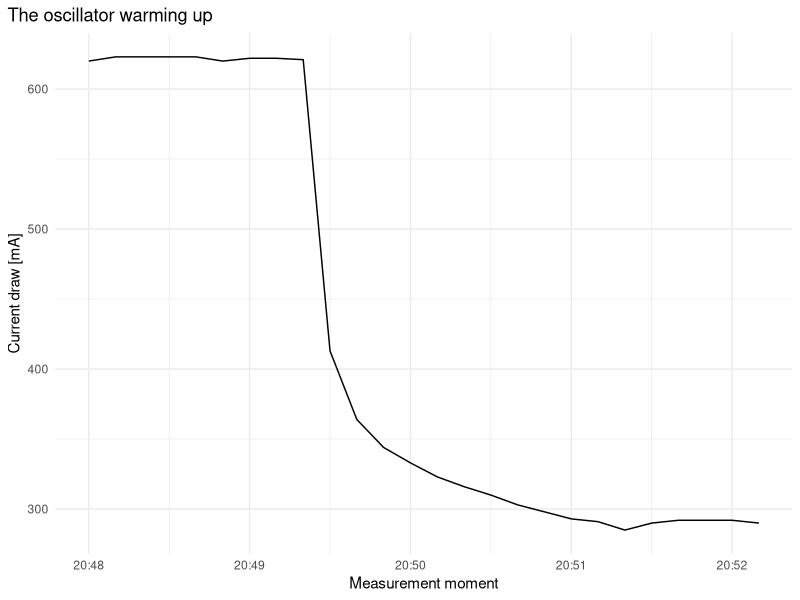
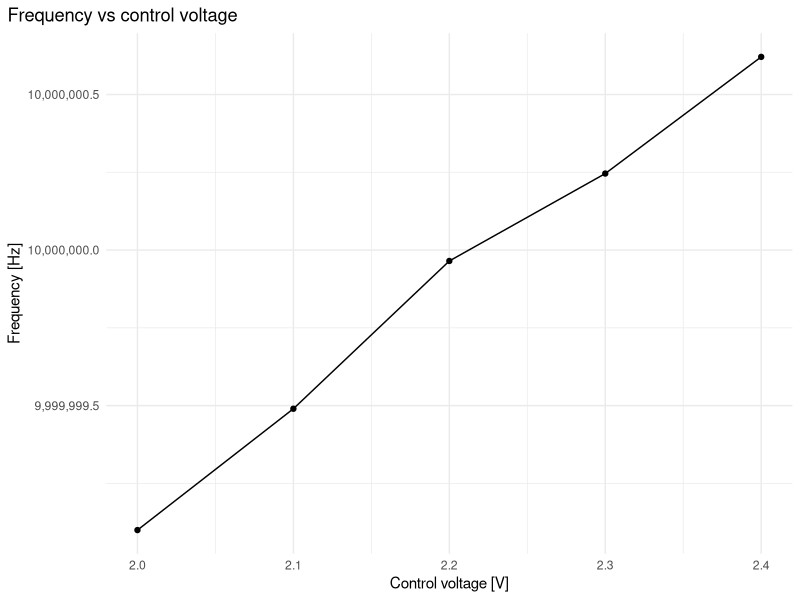

The R script that drew these images, in order:
## ---- chunk 1
knitr::opts_chunk$set(echo = TRUE)
library(tidyverse)
library(scales)
## ---- chunk 2
is <- c(0.620, 0.623, 0.623, 0.623, 0.623, 0.620, 
        0.622, 0.622, 0.621, 0.413, 0.364, 0.344,
        0.333, 0.323, 0.316, 0.310, 0.303, 0.298,
        0.293, 0.291, 0.285, 0.290, 0.292, 0.292,
        0.292, 0.290) * 1000
start <- as_datetime("2023-12-20T204800")
second <- as_datetime("2023-12-20T204810")                
ts <- seq(start, by=difftime(second,start),length.out=26)
df <- tibble(current=is, time=ts)
## ---- chunk 3
df |> ggplot(aes(x=time, y=current)) +
  geom_line() +
  theme_minimal() +
  labs(x = "Measurement moment", y = "Current draw [mA]",
       title="The oscillator warming up") +
  theme(plot.title.position = "plot")
## ---- chunk 4
df2 <- tibble(V_control = c(2.000, 2.100, 2.200, 2.300, 2.400),
              f_out = c(9999999.1, 9999999.490, 9999999.965, 10000000.246, 10000000.621))
df2 |> ggplot(aes(x=V_control, y=f_out)) +
  geom_line() +
  geom_point() + 
  theme_minimal() +
  scale_y_continuous(labels = scales::label_comma()) +
  labs(x="Control voltage [V]", y = "Frequency [Hz]", 
       title="Frequency vs control voltage") +
  theme(plot.title.position = "plot")
dlta <- (max(df2$f_out) - min(df2$f_out))/(max(df2$V_control)-min(df2$V_control))
